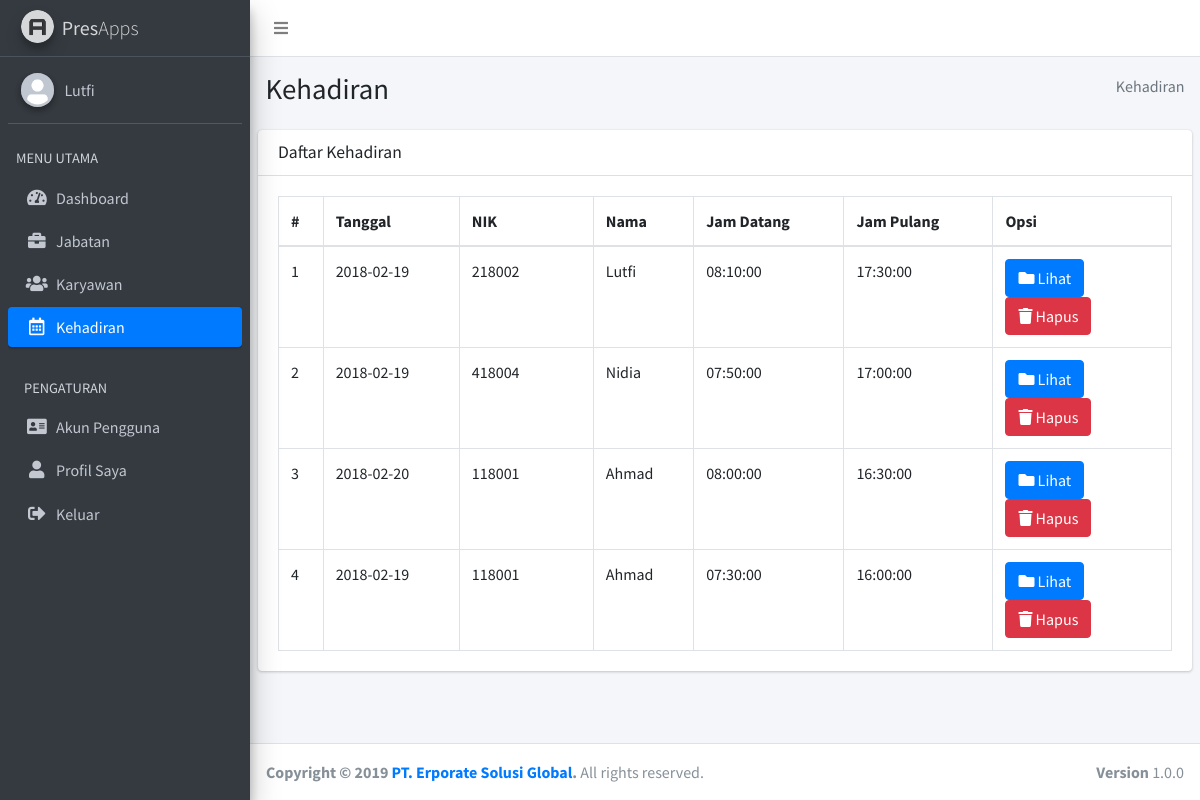
The app's page /admin/index.php?page=kehadiran (signed in) with its own data.
### tables this page shows
CREATE TABLE `akun_pengguna` (
  `nik` char(7) NOT NULL,
  `password` varchar(64) DEFAULT NULL,
  `hak_akses` enum('Admin','Staff') DEFAULT NULL
);

CREATE TABLE `karyawan` (
  `nik` char(7) NOT NULL,
  `nama_lengkap` varchar(25) DEFAULT NULL,
  `jenis_kelamin` enum('Pria','Wanita') DEFAULT NULL,
  `id_jabatan` int(11) DEFAULT NULL,
  `no_hp` char(13) DEFAULT NULL,
  `alamat` text
);

CREATE TABLE `kehadiran` (
  `id_kehadiran` int(11) NOT NULL,
  `nik` char(7) DEFAULT NULL,
  `tanggal` date DEFAULT NULL,
  `jam_datang` time DEFAULT NULL,
  `jam_pulang` time DEFAULT NULL
);

### action_admin/kehadiran.php (called while the page is built, shortened)
<?php
include "../connection/connect.php";
switch(@$_POST["mode"]){
	default:
		$sql = "SELECT kehadiran.id_kehadiran, kehadiran.nik, karyawan.nama_lengkap, kehadiran.tanggal, kehadiran.jam_datang, kehadiran.jam_pulang FROM kehadiran INNER JOIN karyawan ON kehadiran.nik = karyawan.nik ORDER BY kehadiran.id_kehadiran DESC";
		$result = mysqli_query($connect, $sql);
		break;
}
?>

### admin/pages/kehadiran/list.php (the view, shortened to what this page needs)
<section class="content-header">
  <div class="container-fluid">
    <div class="row mb-2">
      <div class="col-sm-6">
        <h1>Kehadiran</h1>
      </div>
      <div class="col-sm-6">
        <ol class="breadcrumb float-sm-right">
          <li class="breadcrumb-item active">Kehadiran</li>
        </ol>
      </div>
    </div>
  </div>
</section>
<section class="content">
  <div class="card">
    <div class="card-header">
      <h3 class="card-title">Daftar Kehadiran</h3>
    </div>
    <div class="card-body">
  		<table class="table table-bordered">
        <thead>
          <tr>
            <th style="width: 5%">#</th>
            <th>Tanggal</th>
            <th style="width: 15%">NIK</th>
            <th>Nama</th>
            <th>Jam Datang</th>
            <th>Jam Pulang</th>
            <th style="width: 20%">Opsi</th>
          </tr>
        </thead>
        <tbody>
          <?php
            include "../action_admin/kehadiran.php";
            $no = 1;
            while($i = mysqli_fetch_assoc($result)){
          ?>
          <tr>
            <td><?php echo $no; ?></td>
            <td><?php echo $i["tanggal"]; ?></td>
            <td><?php echo $i["nik"]; ?></td>
            <td><?php echo $i["nama_lengkap"]; ?></td>
            <td><?php echo $i["jam_datang"]; ?></td>
            <td><?php echo $i["jam_pulang"]; ?></td>
            <td>
            	<a href="index.php?page=kehadiran&action=detail&id=<?php echo $i['id_kehadiran']; ?>" class="btn btn-primary">
            		<i class="fas fa-folder"></i> Lihat
            	</a>
            	<a onclick="return confirm('Hapus kehadiran?')" href="index.php?page=kehadiran&action=delete&id=<?php echo $i['id_kehadiran']; ?>" class="btn btn-danger">
            		<i class="fas fa-trash"></i> Hapus
            	</a>
            </td>
          </tr>
          <?php
              $no++;
            }
          ?>
        </tbody>
      </table>
    </div>
  </div>
</section>

### admin/layout/header.php (shortened to what this page needs)
<!DOCTYPE html>
<html lang="en">
<head>
  <link rel="stylesheet" href="../assets/plugins/fontawesome-free/css/all.min.css">
  <link rel="stylesheet" href="../assets/dist/css/adminlte.min.css">
</head>
<body class="hold-transition sidebar-mini layout-fixed layout-navbar-fixed layout-footer-fixed">
<div class="wrapper">
  <nav class="main-header navbar navbar-expand navbar-white navbar-light">
    <ul class="navbar-nav">
      <li class="nav-item">
        <a class="nav-link" data-widget="pushmenu" href="#"><i class="fas fa-bars"></i></a>
      </li>
    </ul>
  </nav>
  <aside class="main-sidebar sidebar-dark-primary elevation-4">
    <a href="index.php?page=dashboard" class="brand-link">
      <img src="../assets/dist/img/AdminLTELogo.png" alt="AdminLTE Logo" class="brand-image img-circle elevation-3"
           style="opacity: .8">
      <span class="brand-text font-weight-light"><b>Pres</b>Apps</span>
    </a>
    <div class="sidebar">
      <div class="user-panel mt-3 pb-3 mb-3 d-flex">
        <div class="image">
          <img src="../assets/dist/img/user-avatar.png" class="img-circle elevation-2" alt="User Image">
        </div>
        <div class="info">
          <?php
            include "../connection/connect.php";
            $nik = $_SESSION["nik"];
            $sql = "SELECT akun_pengguna.nik, karyawan.nama_lengkap, akun_pengguna.password, akun_pengguna.hak_akses FROM akun_pengguna INNER JOIN karyawan ON akun_pengguna.nik = karyawan.nik WHERE akun_pengguna.nik='$nik'";
            $result = mysqli_query($connect, $sql);
            $i = mysqli_fetch_assoc($result);
          ?>
          <a href="#" class="d-block"><?php echo $i["nama_lengkap"]; ?></a>
        </div>
      </div>
      <nav class="mt-2">
        <ul class="nav nav-pills nav-sidebar flex-column" data-widget="treeview" role="menu" data-accordion="false">
          <li class="nav-header">MENU UTAMA</li>
          <?php
            if(isset($_GET["page"])){
              $page = $_GET["page"];
            }else{
              $page = "dashboard";
            }
          ?>
          <li class="nav-item">
            <a href="index.php?page=dashboard" class="nav-link <?php if($page == 'dashboard'){ echo 'active'; } ?>">
              <i class="nav-icon fas fa-tachometer-alt"></i>
              <p>
                Dashboard
              </p>
            </a>
          </li>
          <li class="nav-item">
            <a href="index.php?page=jabatan" class="nav-link <?php if($page == 'jabatan'){ echo 'active'; } ?>">
              <i class="nav-icon fas fa-briefcase"></i>
              <p>
                Jabatan
              </p>
            </a>
          </li>
          <li class="nav-item">
            <a href="index.php?page=karyawan" class="nav-link <?php if($page == 'karyawan'){ echo 'active'; } ?>">
              <i class="nav-icon fas fa-users"></i>
              <p>
                Karyawan
              </p>
            </a>
          </li>
          <li class="nav-item">
            <a href="index.php?page=kehadiran" class="nav-link <?php if($page == 'kehadiran'){ echo 'active'; } ?>">
              <i class="nav-icon far fa-calendar-alt"></i>
              <p>
                Kehadiran
              </p>
            </a>
          </li>
          <li class="nav-header">PENGATURAN</li>
          <li class="nav-item">
            <a href="index.php?page=akun_pengguna" class="nav-link <?php if($page == 'akun_pengguna'){ echo 'active'; } ?>">
              <i class="nav-icon fas fa-address-card"></i>
              <p>
                Akun Pengguna
              </p>
            </a>
          </li>
          <li class="nav-item">
            <a href="index.php?page=profil_saya" class="nav-link <?php if($page == 'profil_saya'){ echo 'active'; } ?>">
              <i class="nav-icon fas fa-user"></i>
              <p>
                Profil Saya
              </p>
            </a>
          </li>
          <li class="nav-item">
            <a href="logout.php" class="nav-link">
              <i class="nav-icon fas fa-sign-out-alt"></i>
              <p>
                Keluar
              </p>
            </a>
          </li>
        </ul>
      </nav>
    </div>
  </aside>
  <div class="content-wrapper">

### records on screen
akun_pengguna: nik.nama_lengkap "Lutfi"
kehadiran: tanggal "2018-02-19", nik "218002", nik.nama_lengkap "Lutfi", jam_datang "08:10:00", jam_pulang "17:30:00"
kehadiran: tanggal "2018-02-19", nik "418004", nik.nama_lengkap "Nidia", jam_datang "07:50:00", jam_pulang "17:00:00"
kehadiran: tanggal "2018-02-20", nik "118001", nik.nama_lengkap "Ahmad", jam_datang "08:00:00", jam_pulang "16:30:00"
kehadiran: tanggal "2018-02-19", nik "118001", nik.nama_lengkap "Ahmad", jam_datang "07:30:00", jam_pulang "16:00:00"
